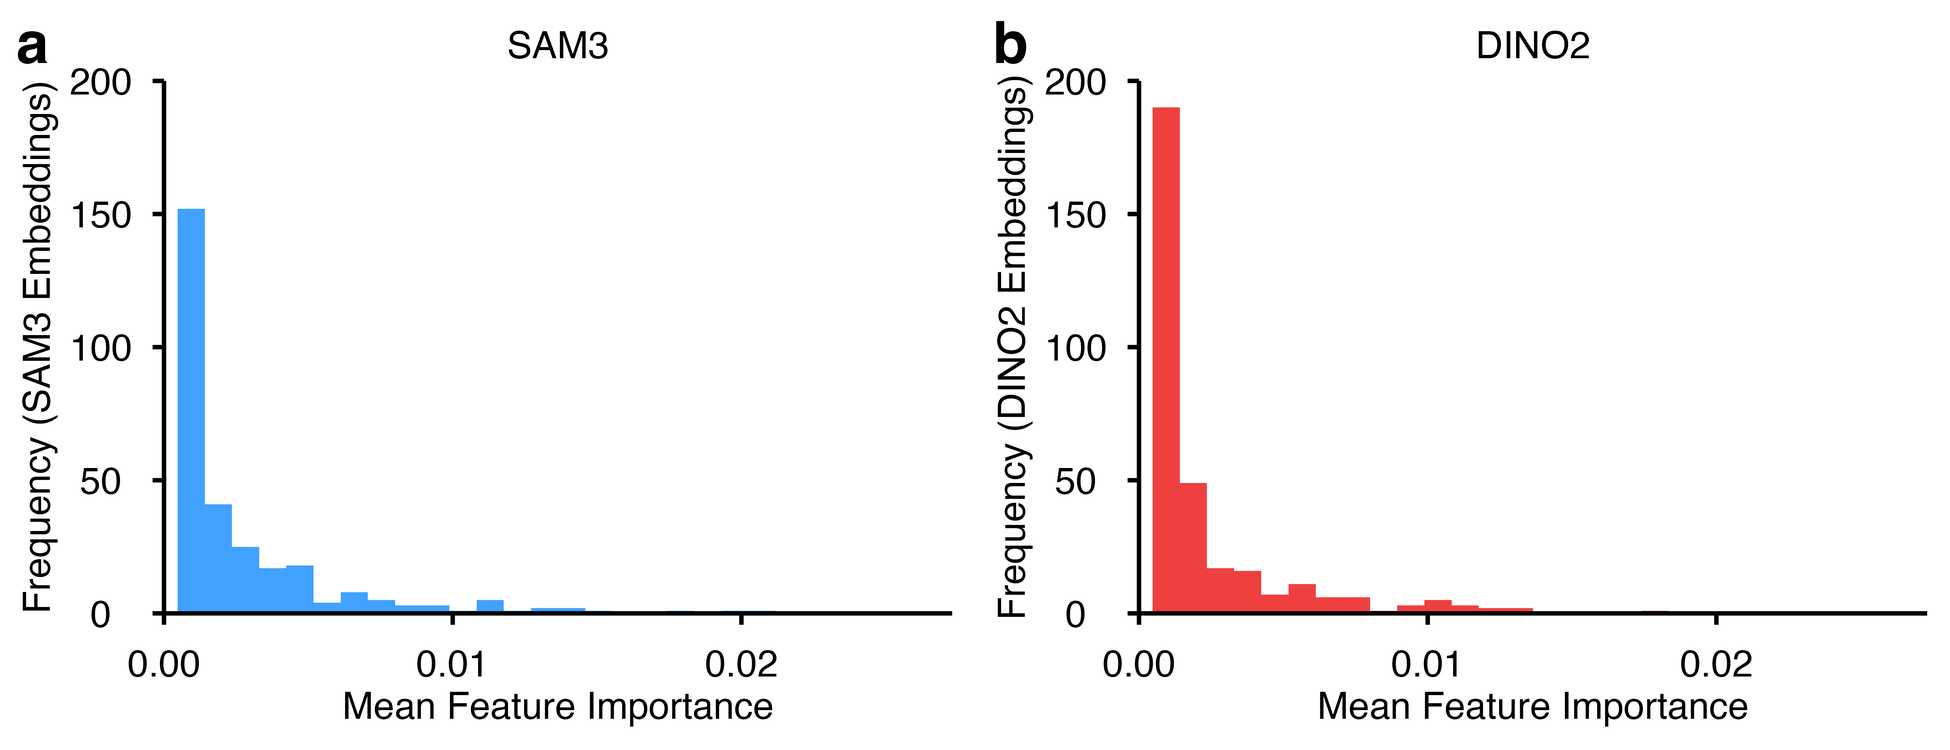

Recreate this plot in R.
library(tidyverse)
library(cowplot)
library(paletteer)

theme_use <- theme_minimal() +
  theme(axis.text.x = element_text(size = 9, color = 'black', margin = margin(0, 0, 0, 0), 
                                   vjust = 0.5, hjust = 0.5),
        axis.text.y = element_text(size = 9, color = 'black', vjust = 0.5, hjust = 0.5),
        legend.text = element_text(size = 9, color = 'black', vjust = 0.5, hjust = 0.5),
        plot.title = element_text(size = 9, color = 'black', vjust = 0, hjust = 0.5),
        plot.subtitle = element_text(size = 9, color = 'black', vjust = 0, hjust = 0.5),
        text = element_text(size = 9, color = 'black'),
        legend.position = 'top',
        line = element_line(color = 'black', linewidth = 1),
        axis.ticks = element_line(color = 'black', linewidth = 0.5),
        axis.line.x.bottom = element_line(color = 'black', linewidth = 0.5),
        axis.line.y.left = element_line(color = 'black', linewidth = 0.5),
        panel.grid = element_blank(), 
        panel.background = element_blank())

sam3_feature_importances <- read_csv('sam3_embedding_human_score_rf_feature_importance_summary.csv')


sam3_distribution <- ggplot(sam3_feature_importances, aes(mean_feature_importance)) + 
  geom_histogram(fill = paletteer_d("dichromat::DarkRedtoBlue_12")[3]) + 
  scale_x_continuous(name = 'Mean Feature Importance', 
                     expand = c(0, 0), 
                     limits = c(0, 0.0273)) + 
  scale_y_continuous(name = 'Frequency (SAM3 Embeddings)', 
                     expand = c(0, 0), 
                     limits = c(0, 200)) + 
  labs(title = 'SAM3') + 
  theme_use
sam3_distribution


dino2_feature_importances <- read_csv('dino2_embedding_human_score_rf_feature_importance_summary.csv')

dino2_distribution <- ggplot(dino2_feature_importances, aes(mean_feature_importance)) + 
  geom_histogram(fill = paletteer_d('ggsci::default_gsea')[11]) + 
  scale_x_continuous(name = 'Mean Feature Importance', 
                     expand = c(0, 0), 
                     limits = c(0, 0.0273)) + 
  scale_y_continuous(name = 'Frequency (DINO2 Embeddings)', 
                     expand = c(0, 0), 
                     limits = c(0, 200)) + 
  labs(title = 'DINO2') + 
  theme_use
dino2_distribution

distributions <- plot_grid(sam3_distribution, dino2_distribution, nrow = 1, labels = 'auto', rel_widths = c(1, 1))
distributions
ggsave('feature_importance_distribution.png', dpi = 300, width = 6.5, height = 2.5, units = 'in')
